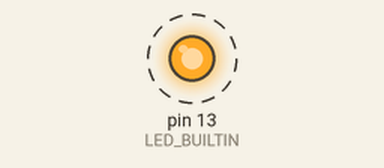
A sketch run on a simulated Arduino Uno, built with avr-gcc and run on an emulated ATmega328P. Shown: output pins drawn as LEDs (lit = HIGH). Dashed ring = blinking. What the sketch prints to the serial monitor is not drawn.

Above: at 0.5 s.
Timing chart, 0 to 3.0 s (numbered marks = the images above):
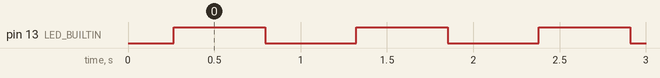

The sketch:

Target.ino
```cpp
#ifndef ARDUINO
#include "simulator.h"
#include "HardwareSerial.h"
#endif

int variavel = 0;

void setup() // Eh executada somente uma vez
{
	pinMode(LED_BUILTIN, OUTPUT);
	Serial.begin(9600);
	// Serial.println("Isso eh um teste");
	/*
	pinMode(0, OUTPUT);
	pinMode(2, OUTPUT);
	pinMode(4, OUTPUT);

	//math
	int val = 127;

	Serial.println(val);
	val = map(val, 0, 1023, 0, 255);
	analogWrite(9, val);

	Serial.println(val);

	int a = -127;

	Serial.println(a);
	a = abs(a);
	Serial.println(a);

	float b, c, MAX, MIN, POW, se, co, tg;

	b = sqrt(a);
	Serial.println(b);
	c = sq(b);
	Serial.println(c);
	MAX = max(a, b);
	Serial.println(MAX);
	MIN = min(a, b);
	Serial.println(MIN);
	POW = pow(a, 4);
	Serial.println(POW);
	se = sin(a);
	Serial.println(se);
	co = cos(a);
	Serial.println(co);
	tg = tan(a);
	Serial.println(tg);

	//characters
	char LET;
	bool let;

	LET = 'a';
	let = isAlpha(LET);
	Serial.println(let);
	LET = '1';
	let = isAlphaNumeric(LET);
	Serial.println(let);
	LET = 'a';
	let = isAscii(LET);
	Serial.println(let);
	LET = 'a';
	let = isControl(LET);
	Serial.println(let);
	LET = '1';
	let = isDigit(LET);
	Serial.println(let);
	LET = 'a';
	let = isGraph(LET);
	Serial.println(let);
	LET = '1';
	let = isHexadecimalDigit(LET);
	Serial.println(let);
	LET = 'a';
	let = isLowerCase(LET);
	Serial.println(let);
	LET = 'A';
	let = isUpperCase(LET);
	Serial.println(let);
	LET = 'a';
	let = isPrintable(LET);
	Serial.println(let);
	LET = 'a';
	let = isPunct(LET);
	Serial.println(let);
	LET = 'a';
	let = isWhitespace(LET);
	Serial.println(let);
	LET = ' ';
	let = isSpace(LET);
	Serial.println(let);

	//bit
	Serial.print("bit ");
	Serial.print(141, BIN);
	Serial.print(" = ");
	Serial.println(bit(141), BIN);

	long bruno = 141;
	Serial.println(bruno, BIN);
	bitClear(bruno,3);
	Serial.println(bruno, BIN);

	//random
	Serial.print("Here's a random number between 300 and 981: ");
	Serial.println(random(300, 982));
	Serial.print("Here's the same number again: ");
	Serial.println(random(300, 982));
	randomSeed(26101999);
	Serial.print("Now, this is a (hopefully) different number between 300 and 981: ");
	Serial.println(random(300, 982));
	Serial.println("I was wrong e-e");

	Serial.println("Fim do setup");
	// */
}

void loop() // Fica em loop indefinidamente
{
	// /*
	for (int fadeValue = 0 ; fadeValue <= 255; fadeValue += 5)
	{
		analogWrite(LED_BUILTIN, fadeValue);
		Serial.println(fadeValue);
		delay(10);
	}
	// Serial.println();
	for (int fadeValue = 255 ; fadeValue >= 0; fadeValue -= 5)
	{
		analogWrite(LED_BUILTIN, fadeValue);
		Serial.println(fadeValue);
		delay(10);
	}
	// Serial.println("Alguma coisa");
	// */
	// digitalWrite(LED_BUILTIN, !digitalRead(LED_BUILTIN));
	// delay(500);
	/*
	Serial.print("Line++:\t");
	if(Serial.available())
	{
		Serial.write('\"');
		Serial.write(Serial.read());
		Serial.write('\"');
	}
	Serial.println();
	delay(500);
	*/
	/*
	static int i = 0;
	i=!i;
	digitalWrite(0,i);
	digitalWrite(2,!i);
	digitalWrite(4,HIGH);

	Serial.print("Iteracao: ");
	Serial.print(i);
	Serial.print("\t Tempo(us):");
	Serial.print(micros());
	Serial.print("\t Tempo(ms):");
	Serial.print(millis());
	Serial.print("\t pin 0:");
	Serial.print(digitalRead(0));
	Serial.print("\t pin 2:");
	Serial.print(digitalRead(2));
	Serial.print("\t pin 4:");
	Serial.println(digitalRead(4));

	while((micros()%500000) != 0);
	*/
}
```

Measured:
- by itself, pin 13 (LED_BUILTIN): alternates HIGH for 0.53 s and LOW for 0.53 s
